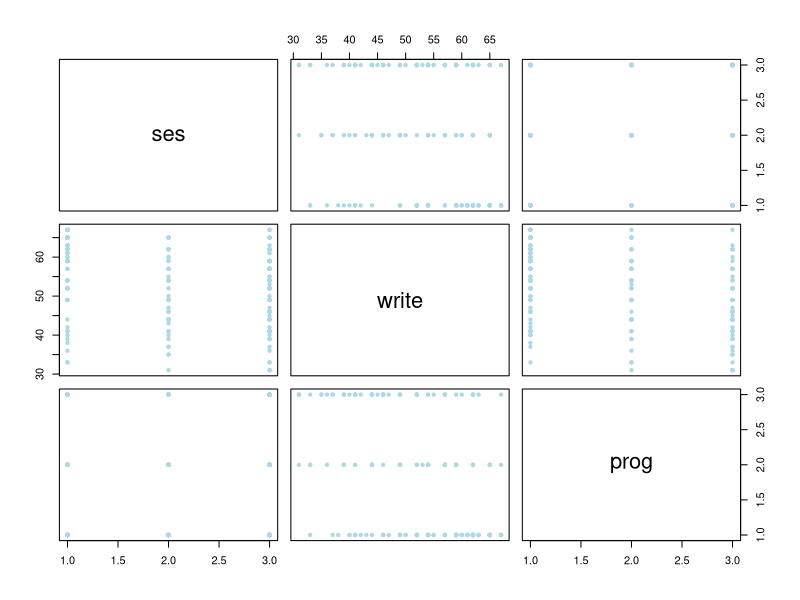
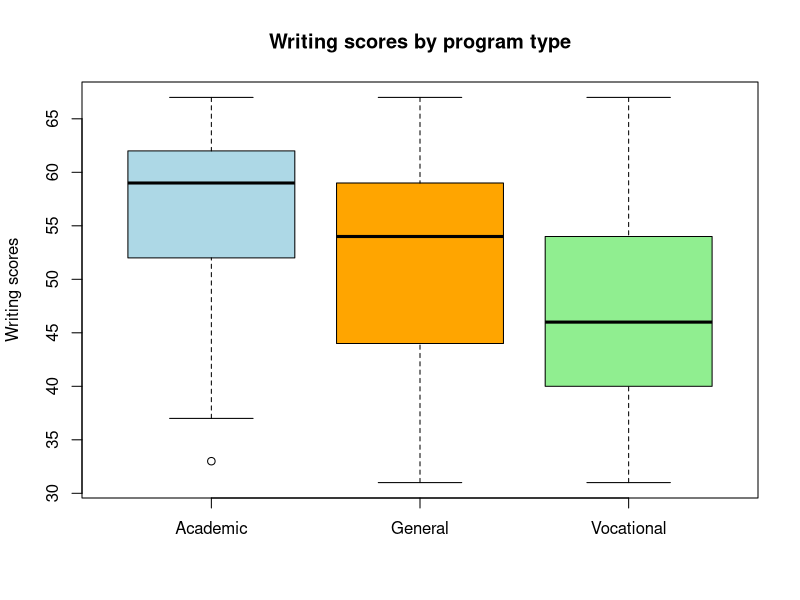

Write the R code that produced these figures, in order. (Note: this script raises an error after producing the figures.)
## ---- chunk 1
data<-read.csv("hsbdemo.csv")
data
## ---- chunk 2
df=data.frame(data$ses, data$write, data$prog)
colnames(df)<-c("ses", "write", "prog")
attach(df)
## ---- chunk 3
plot(df,
     pch=20, col="lightblue")
## ---- chunk 4
tab=table(ses, prog)
tab
## ---- chunk 5
chi2<-chisq.test(tab)
chi2
## ---- chunk 6
write.ac=write[which(prog=="academic")]
write.gen=write[which(prog=="general")]
write.voc=write[which(prog=="vocation")]

boxplot(write.ac,write.gen, write.voc,
  main = "Writing scores by program type",
  ylab = "Writing scores",
  names = c("Academic", "General", "Vocational"),
  col=c("lightblue", "orange", "lightgreen")
)
## ---- chunk 7
#install.packages("nnet")
library(nnet)
## ---- chunk 8
df$prog<-as.factor(df$prog)
df$prog.base <- relevel(df$prog, ref = "academic")
## ---- chunk 9
mn.fit<-multinom(prog.base ~ ses + write, data=df)
## ---- chunk 10
summary(mn.fit)
## ---- chunk 11
fitted.ps <- fitted(mn.fit)
fitted.ps
## ---- chunk 12
test <- data.frame(ses = c("low", "middle", "high"), write = c(quantile(df$write, 0.25), median(df$write), quantile(df$write, 0.75)))
## ---- chunk 13
pred.mn=predict(mn.fit, newdata = test, "class")
pred.mn
## ---- chunk 14
#install.packages("glmnet")
library(glmnet)
## ---- chunk 15
x <- data.frame(ses, write)
x
y <- prog
y
glm.fit <- glmnet(x, y, family = "multinomial")
summary(glm.fit)
predict(glm.fit, newx=x[1:10,], type="class")
## ---- chunk 16
data(MultinomialExample)
x <- MultinomialExample$x
x
y <- MultinomialExample$y
